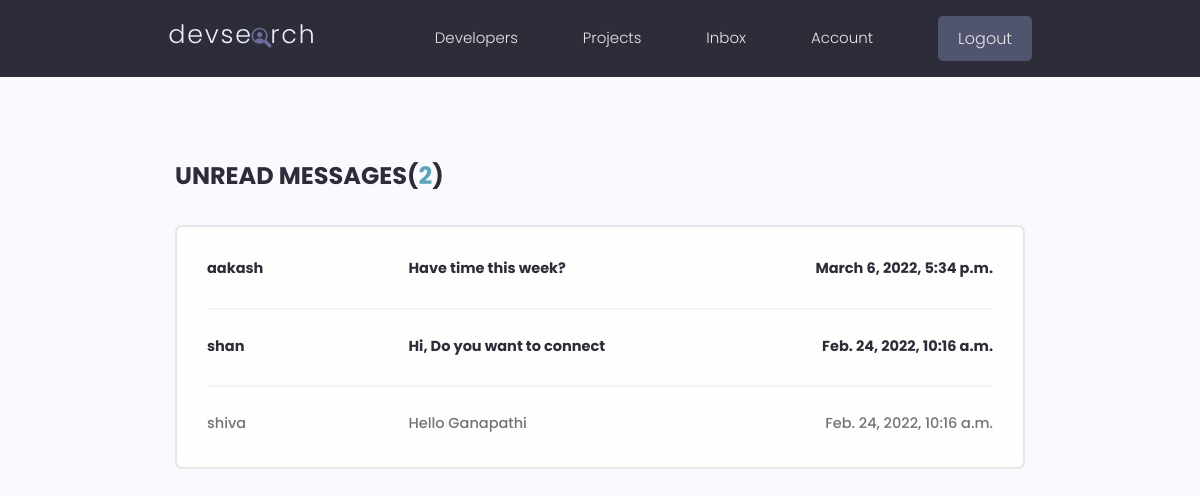
The page /inbox/ (signed in) on the database its author committed.
### users/models.py (models this page shows, shortened)
class Message(models.Model):
    sender = models.ForeignKey(Profile,on_delete=models.SET_NULL, null=True,blank=True)
    recipient = models.ForeignKey(Profile,on_delete=models.SET_NULL, null=True,blank=True, related_name='messagesasrecipient')
    name = models.CharField(max_length=200,null=True,blank=True)
    email = models.EmailField(max_length=200, null=True, blank=True)
    subject = models.CharField(max_length=200,null=True,blank=True)
    body = models.TextField()
    is_read = models.BooleanField(default=False,null=True)
    created = models.DateTimeField(auto_now_add=True)
    id = models.UUIDField(default=uuid.uuid4,unique=True,primary_key=True,editable=False)
    class Meta:
        ordering = ['-created']

### users/views.py (the view)
# urls.py: path('inbox/',views.getinbox,name='inbox'),
@login_required(login_url='login')
def getinbox(req):
    prof = req.user.profile
    profmessages = prof.messagesasrecipient.all()
    unreadmessagescount = profmessages.filter(is_read=False).count()
    cntxt = {'unreadmessagescount':unreadmessagescount,'profmessages':profmessages}
    return render(req,'users/inbox.html',cntxt)

### users/templates/users/inbox.html
{% extends 'main.html' %}
{% block conten %}
<main class="inbox my-xl">
    <div class="content-box">
      <h3 class="inbox__title">Unread Messages(<span>{{unreadmessagescount}}</span>)</h3>
      <ul class="messages">
        {% for profmessage in profmessages %}
            {% if profmessage.is_read %}
            <li class="message">
            {% else %}
            <li class="message message--unread">
            {% endif %}
            <a href="{% url 'message' profmessage.id %}">
                <span class="message__author">{{profmessage.name}}</span>
                <span class="message__subject">{{profmessage.subject}}</span>
                <span class="message__date">{{profmessage.created}}</span>
            </a>
            </li>
        {% endfor %}
      </ul>
    </div>
  </main>
{% endblock conten %}

### static/styles/app.css (style rules this page uses)
:root { --color-sub: #2d2d39; }
.content-box { width: 95%; max-width: 85rem; margin: 0 auto; }
.inbox { height: 90vh; }
.inbox__title, .inbox__title span { font-size: 2.4rem; font-weight: 700; color: var(--color-sub); text-transform: uppercase; text-align: left; margin-bottom: 3rem; }
.inbox__title span { color: var(--color-main); }
.messages { list-style: none; background: var(--color-white); padding: 0.5rem 3rem; border: 2px solid var(--color-light); border-radius: 0.7rem; }
.message { padding: 2.5rem 0; }
.message > a span { font-size: 1.45rem; font-weight: 500; }
.message.message--unread a span { font-weight: 700; color: var(--color-sub); }
.message:not(:last-child) { border-bottom: 2px solid var(--color-white-light); }
.message > a { display: flex; gap: 1rem; }
.message__author, .message__date { flex-basis: 25%; }
.message__subject { flex-basis: 50%; }
.message__date { text-align: right; }

### static/uikit/styles/modules/_variables.css (style rules this page uses)
:root { --color-main: #5aa5b9; --color-main-light: #e6faff; --color-sub: #3f4156; --color-sub-light: #51546e; --color-sub-lighter: #ededfd; --color-text: #737373; --color-gray: #8b8b8b; --color-light: #e5e7eb; --color-light-gray: #767676; --color-bg: #f8fafd; --color-white: #fffefd; --color-white-light: #f3f3f3; --color-success: #359e64; --color-success-bg: #def8e8; --color-error: #fc4b0b; --color-error-bg: #fff2ee; --font-base: 'Poppins', arial, helvetica, 'Segoe UI', roboto, ubuntu, sans-serif; --font-monospace: 'Fira Code', 'Courier New', courier, monospace; --font-regular: 300; --font-medium: 500; --font-bold: 700; --generic-shadow: 1px 1px 5px #00000010; --generic-transition: all 0.3s ease-in-out; }

### static/uikit/styles/modules/_base.css (style rules this page uses)
* { margin: 0; padding: 0; box-sizing: border-box; text-rendering: optimizeLegibility; color: inherit; font-size: inherit; }
html { font-size: 50%; }
@media only screen and (min-width: 480px) { html { font-size: 56.25%; } }
@media only screen and (min-width: 1200px) { html { font-size: 62.5%; } }
body { line-height: 1.6; font-weight: 400; font-size: 1.5rem; color: var(--color-text); background-color: var(--color-bg); min-height: 100vh; }

### static/uikit/styles/modules/_typography.css (style rules this page uses)
* { font-family: var(--font-base); }
h3 { font-size: 3.2rem; font-weight: var(--font-medium); }
p, span, strong { font-size: 1.6rem; color: var(--color-text); font-weight: var(--font-regular); }
a { padding-bottom: 2px; text-decoration: none; display: inline-block; color: var(--color-main); font-weight: var(--font-medium); }

### static/uikit/styles/modules/_utilities.css (style rules this page uses)
.my-xl { margin: 8rem auto; }

### rows shown on the page
Message: name "aakash", subject "Have time this week?", created "March 6, 2022, 5:34 p.m."
Message: name "shan", subject "Hi, Do you want to connect", created "Feb. 24, 2022, 10:16 a.m."
Message: name "shiva", subject "Hello Ganapathi", created "Feb. 24, 2022, 10:16 a.m."

### other values the page prints
{{ unreadmessagescount }} "2"
